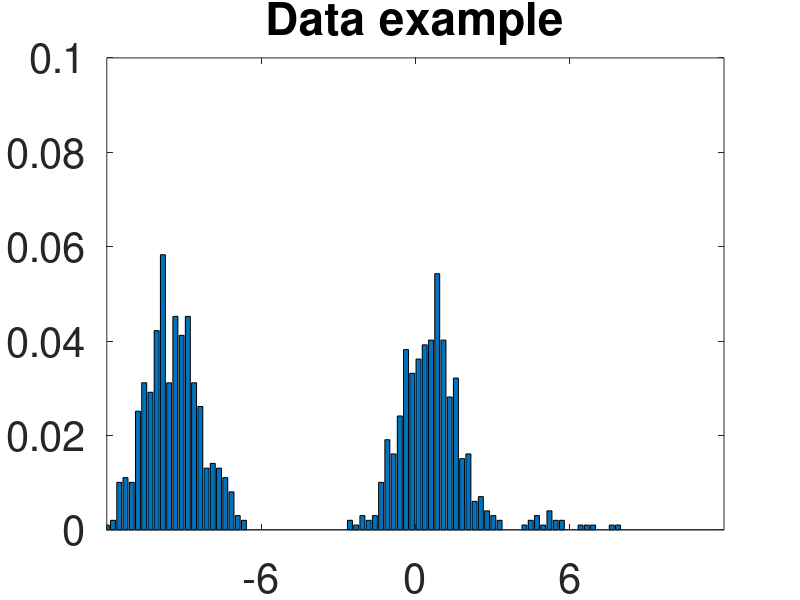

Here is the MATLAB script that generated this plot: (Note: this script raises an error after producing the figure.)
%% Wasserstein NMF on histograms representation of mixtures of gaussians
% This script is intended as a usage example of the Wasserstein Dictionary
% Toolbox, it reproduces the experiment in the introduction of [paper]

%% Generate the data

ndata=100;              % number of mixtures
niidsample=1000;        % number of sample for each mixture
ndiscretize=100;        % number of histogram bins

minVal=-12;
maxVal=12;
x=linspace(minVal,maxVal,ndiscretize);  % value of the histograms bins

mu=[-6;0;6];                            % mean values for the Gaussians means
shiftVariance=2*eye(3);                 % variance of the Gaussians means
mean=mvnrnd(mu,shiftVariance,ndata)';   % generate the gaussian means
p=rand(3,ndata);                        % generate the mixture weights

sigma=1;                                % variance of the Gaussians

data=zeros(ndiscretize,ndata);          % preallocate memory
for i=1:ndata
    distrib=gmdistribution(mean(:,i),sigma,p(:,i)); % generate a mixture of gaussians distribution
    a=random(distrib,niidsample);                   % sample the distribution
    data(:,i)=hist(a(a>minVal&a<maxVal),x)';        % gather samples in a histogram
end

data=bsxfun(@rdivide,data,sum(data));   % normalize the data

%% Visualize the data

minY=0;
maxY=.1;
YtickStep=.02;
i=1;
fontSize=30;
lineWidth=3;


bar(x,data(:,i))
set(gca,'FontSize',fontSize)
axis([minVal, maxVal, minY, maxY])
set(gca,'yTick',minY:YtickStep:maxY)
set(gca,'xTick',mu)
set(gca,'defaulttextinterpreter','latex');
title('Data example')

%% Build the cost matrix

M=abs(bsxfun(@minus,x',x));
M=M/median(M(:));

%% Set the parameters of wasserstein_DL

options.stop=1e-3;
options.verbose=2;
options.D_step_stop=5e-5;
options.lambda_step_stop=5e-4;
options.alpha=0.5;
options.Kmultiplication='symmetric';
options.GPU=0;
k=3;

gamma=1/50;

wassersteinOrder=1;

%% Perform Wasserstein NMF
rho1=.1;
rho2=.1;
[D, lambda, objectives]=wasserstein_DL(data,k,M.^wassersteinOrder,gamma,rho1,rho2,options);

plot(objectives);
xlabel('Number of outer iterations')
ylabel('Objective')

%% Visualize the dictionary


plot(x,bsxfun(@rdivide,D,sum(abs(D))),'LineWidth',lineWidth)
set(gca,'FontSize',fontSize)
axis([minVal, maxVal, minY, maxY])
set(gca,'yTick',minY:YtickStep:maxY)
set(gca,'xTick',mu)
set(gca,'defaulttextinterpreter','latex');
legend('D_1','D_2','D_3');
title('Wasserstein NMF')


%% Perform Wasserstein DL

options.alpha=0.5;
options.D_step_stop=1e-7;
options.lambda_step_stop=1e-7;
[D_DL, lambda_DL, objectives]=wasserstein_DL(data,k,M.^wassersteinOrder,gamma,0,0,options);
plot(objectives);
xlabel('Number of outer iterations')
ylabel('Objective')

%% Visualize the dictionary

minY=floor(min(D_DL(:)*100))/100;


plot(x,bsxfun(@rdivide,D_DL,sum(abs(D_DL))),'LineWidth',lineWidth)
set(gca,'FontSize',fontSize)
axis([minVal, maxVal, minY, maxY])
set(gca,'yTick',minY:YtickStep:maxY)
set(gca,'xTick',mu)
set(gca,'defaulttextinterpreter','latex');
legend('D_1','D_2','D_3');
title('Wasserstein dictionary learning')

%% Compare data and reconstruction

width=1200;
height=600;
figure('Position',[1 1 width height])

minY=0;
i=1;

subplot(1,2,1)
bar(x,data(:,i))
set(gca,'FontSize',3)
set(gca,'FontSize',30)
axis([minVal, maxVal, minY, maxY])
set(gca,'yTick',minY:YtickStep:maxY)
set(gca,'xTick',mu)
set(gca,'defaulttextinterpreter','latex');
title('Data histogram')


subplot(1,2,2)
plot(x,[D*lambda(:,i),D_DL*lambda_DL(:,i)],'LineWidth',lineWidth)
set(gca,'FontSize',fontSize)
axis([minVal, maxVal, minY, maxY])
set(gca,'yTick',minY:YtickStep:maxY)
set(gca,'xTick',mu)
set(gca,'defaulttextinterpreter','latex');
legend('NMF reconstruction','DL reconstruction')
title('Reconstruction')




